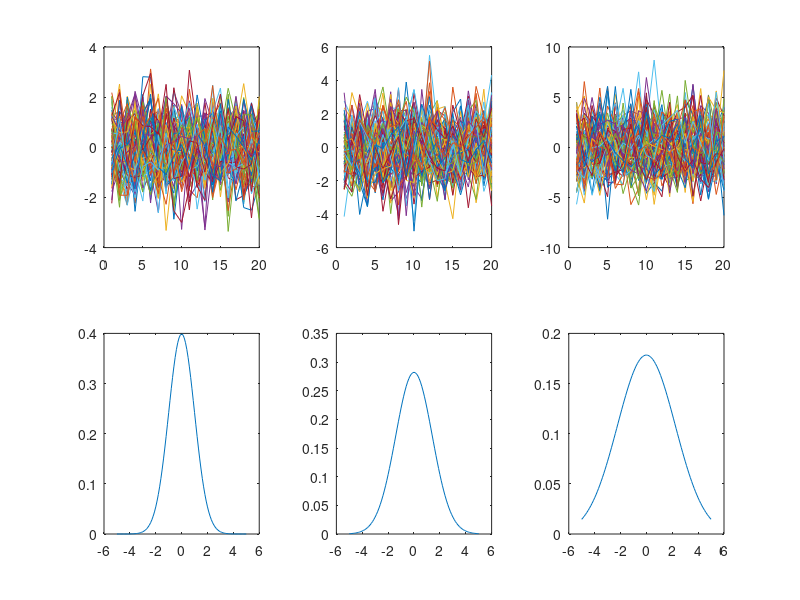

The MATLAB script that drew this image: (Note: this script raises an error after producing the figure.)
% ------------ Random Gaussian Distribution Entropi Calculator ---------------

clc;
clear all;
clear vars;

x = [-5:.1:5];

% % Var = 1 Datasets
gaussian_ran_dist_1_20_100 = normrnd(0,1,20,100); %var = 1, 20x100 dataset
gaussian_ran_dist_1_20_200 = normrnd(0,1,20,200); %var = 1, 20x200 dataset
gaussian_ran_dist_1_20_500 = normrnd(0,1,20,500); %var = 1, 20x500 dataset
gaussian_ran_dist_1_20_100_pdf = normpdf(x,0,1); %var = 1 pdf


% % Var = 2 Datasets
gaussian_ran_dist_2_20_100 = normrnd(0,sqrt(2),20,100); %var = 1, 20x100 dataset
gaussian_ran_dist_2_20_200 = normrnd(0,sqrt(2),20,200); %var = 2, 20x200 dataset
gaussian_ran_dist_2_20_500 = normrnd(0,sqrt(2),20,500); %var = 2, 20x500 dataset
gaussian_ran_dist_2_20_100_pdf = normpdf(x,0,sqrt(2));


% % Var = 5 Datasets
gaussian_ran_dist_5_20_100 = normrnd(0,sqrt(5),20,100); %var = 5, 20x100 dataset
gaussian_ran_dist_5_20_200 = normrnd(0,sqrt(5),20,200); %var = 5, 20x200 dataset
gaussian_ran_dist_5_20_500 = normrnd(0,sqrt(5),20,500); %var = 5, 20x500 dataset
gaussian_ran_dist_5_20_100_pdf = normpdf(x,0,sqrt(5));

figure(1)
subplot(231)
plot(gaussian_ran_dist_1_20_100);
subplot(234)
plot(x,gaussian_ran_dist_1_20_100_pdf);
subplot(232)
plot(gaussian_ran_dist_2_20_100);
subplot(235)
plot(x,gaussian_ran_dist_2_20_100_pdf);
subplot(233)
plot(gaussian_ran_dist_5_20_100);
subplot(236)
plot(x,gaussian_ran_dist_5_20_100_pdf);

% % Var = 1 Datasets' Entropies
vas_ent_bias_1_20_100 = Vasicek_bias_function(gaussian_ran_dist_1_20_100,20);
vas_ent_bias_1_20_200 = Vasicek_bias_function(gaussian_ran_dist_1_20_200,20);
vas_ent_bias_1_20_500 = Vasicek_bias_function(gaussian_ran_dist_1_20_500,20);

% % Var = 2 Datasets' Entropies
vas_ent_bias_2_20_100 = Vasicek_bias_function(gaussian_ran_dist_2_20_100,20);
vas_ent_bias_2_20_200 = Vasicek_bias_function(gaussian_ran_dist_2_20_200,20);
vas_ent_bias_2_20_500 = Vasicek_bias_function(gaussian_ran_dist_2_20_500,20);

% % Var = 5 Datasets' Entropies
vas_ent_bias_5_20_100 = Vasicek_bias_function(gaussian_ran_dist_5_20_100,20);
vas_ent_bias_5_20_200 = Vasicek_bias_function(gaussian_ran_dist_5_20_200,20);
vas_ent_bias_5_20_500 = Vasicek_bias_function(gaussian_ran_dist_5_20_500,20);

